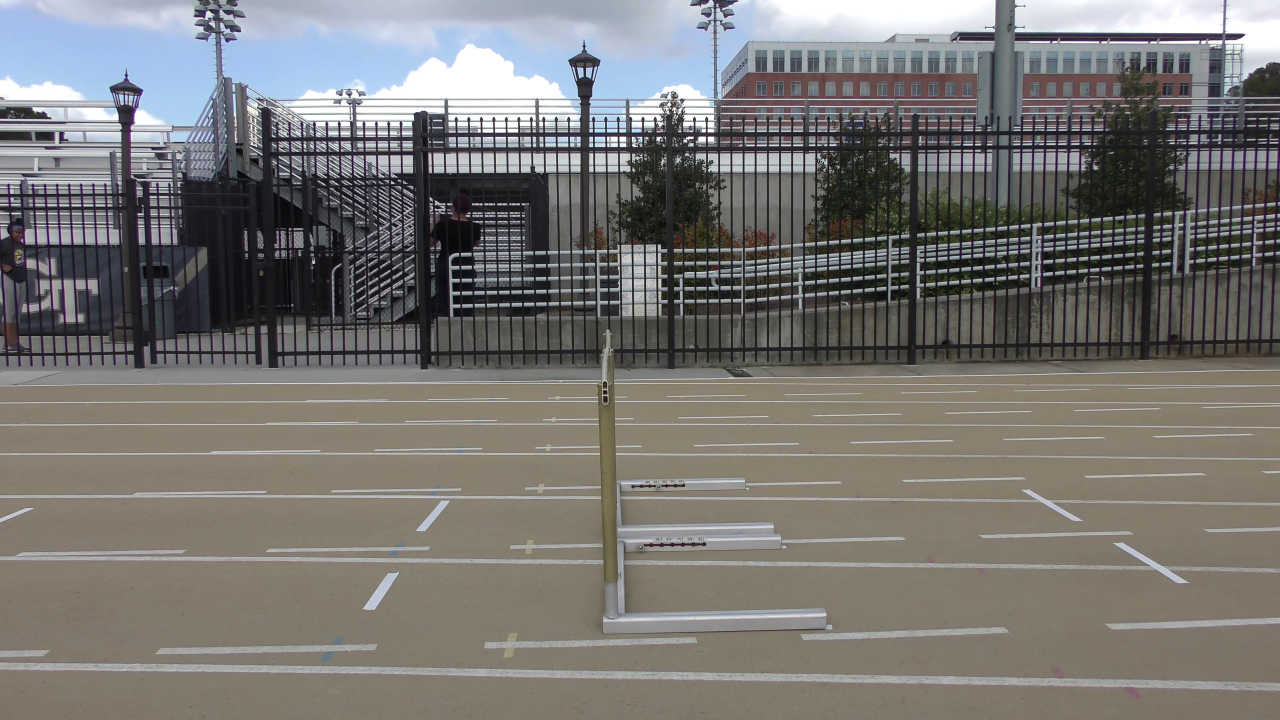
#> input picture sample_videos/screen_1_2160x3840px.jpg, 3840 x 2160 px (shown at 1/3 size)
$ python morphology_rect.py
#> lines starting #> are read from the running program, lines starting #| are printed output that depends on the picture; after the words box and inside, x2 and y2 are one past the last pixel; in counts of white or black regions, pixels touching at a corner belong together
import cv2
import numpy as np

# read image
img = cv2.imread("../sample_videos/screen_1_2160x3840px.jpg")
#> img is the input picture: shape (2160, 3840, 3); mean B, G, R 115.5, 118.3, 120.4

# convert img to grayscale
gray = cv2.cvtColor(img, cv2.COLOR_BGR2GRAY)
gray = 255-gray
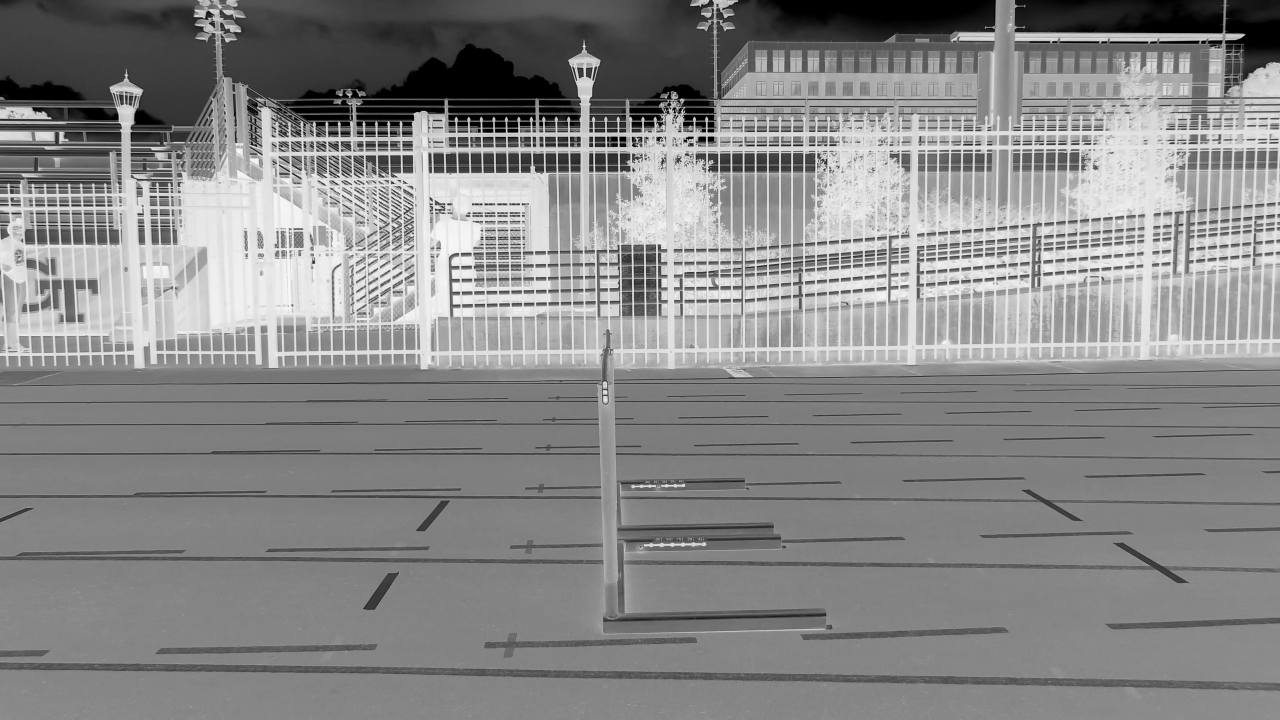
#> gray: shape (2160, 3840) (shown at 1/3 size); min 0, max 255, mean 136.4

# blur image
blur = cv2.GaussianBlur(gray, (3,3), 0)

# do adaptive threshold on gray image
thresh = cv2.adaptiveThreshold(blur, 255, cv2.ADAPTIVE_THRESH_MEAN_C, cv2.THRESH_BINARY, 75, 2)
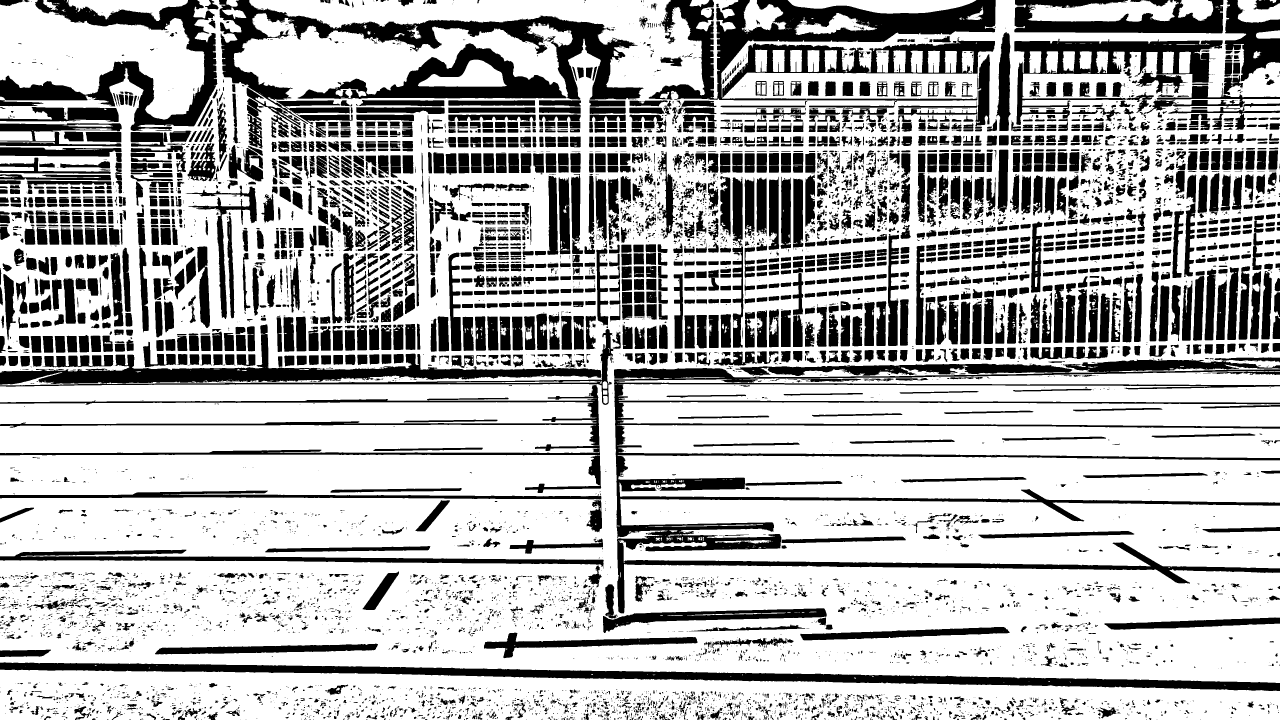
#> thresh: shape (2160, 3840) (shown at 1/3 size); 69.9% white; 8232 black regions (4643 under 20 px), largest, box (x1, y1, x2, y2) and area: (1842, 1072, 3840, 1840) 175148, (1946, 0, 2987, 323) 128578, (0, 1987, 3840, 2073) 87317
thresh = 255-thresh

# apply morphology
kernel = np.ones((5,5), np.uint8)
rect = cv2.morphologyEx(thresh, cv2.MORPH_OPEN, kernel)
#> rect: shape (2160, 3840); 27.1% white; 3133 white regions (6 under 20 px), largest, box (x1, y1, x2, y2) and area: (0, 1987, 3840, 2073) 87020, (2149, 0, 2987, 300) 67528, (0, 974, 1803, 1154) 62273
rect = cv2.morphologyEx(rect, cv2.MORPH_CLOSE, kernel)
#> rect: shape (2160, 3840); 27.9% white; 1939 white regions (5 under 20 px), largest, box (x1, y1, x2, y2) and area: (1842, 1104, 3840, 1840) 131508, (657, 0, 1924, 544) 110336, (0, 1987, 3840, 2073) 87353

# thin
kernel = np.ones((5,5), np.uint8)
rect = cv2.morphologyEx(rect, cv2.MORPH_ERODE, kernel)
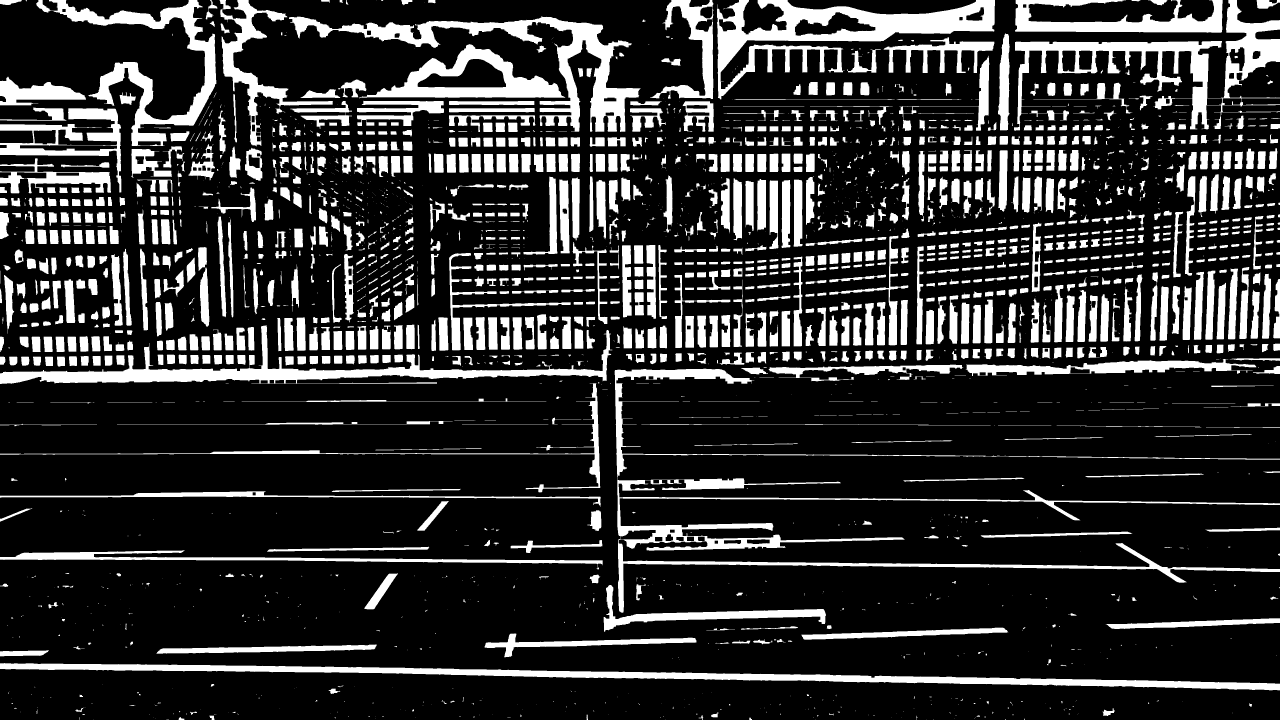
#> rect: shape (2160, 3840) (shown at 1/3 size); 19.6% white; 2363 white regions (933 under 20 px)

# get largest contour
contours = cv2.findContours(rect, cv2.RETR_EXTERNAL, cv2.CHAIN_APPROX_SIMPLE)
#> contours = 2362 contours, 1130 with area under 20; largest, box (x1, y1, x2, y2) and area: (1844, 1106, 3840, 1838) 82132, (2151, 0, 2985, 298) 79317, (3042, 0, 3840, 392) 69756, (0, 1989, 3840, 2071) 67410, (867, 49, 1922, 396) 61526
contours = contours[0] if len(contours) == 2 else contours[1]
for c in contours:
    area_thresh = 0
    area = cv2.contourArea(c)
    if area > area_thresh:
        area = area_thresh
        big_contour = c
#> this loop made 2362 passes
#> big_contour on passes 6, 17, 28, 32, 39, 51, 53, 56, 57, 61, 69, 77: [[3015, 2158], [3015, 2159], [3017, 2159], [3016, 2158]], [[237, 2153], [237, 2159], [237, 2155], [239, 2153]], [[1147, 2149], [1147, 2150], [1150, 2150], [1150, 2149]], [[1379, 2148], [1379, 2150], [1380, 2150], [1380, 2148]], [[2621, 2145], [2621, 2147], [2622, 2147], [2622, 2145]], [[3039, 2142], [3037, 2144], [3038, 2145], [3039, 2145]], [[3206, 2141], [3206, 2142], [3209, 2142], [3209, 2141]], [[2089, 2141], [2089, 2143], [2091, 2143], [2091, 2141]], [[519, 2141], [520, 2142], [521, 2141]], [[559, 2140], [558, 2141], [558, 2143], [559, 2142]], [[2300, 2135], [2300, 2136], [2299, 2137], [2300, 2137]], [[538, 2133], [537, 2134], [537, 2136], [540, 2133]]
#> c on passes 1, 2, 3, 4, 5, 7: [[2780, 2159]], [[2446, 2159]], [[1997, 2159]], [[499, 2159], [506, 2159]], [[279, 2159]], [[2801, 2158], [2801, 2159]]
#> after the loop, big_contour = contour of 31 points, box (x1, y1, x2, y2) (0, 0, 65, 15), area 625

# get rotated rectangle from contour
rot_rect = cv2.minAreaRect(big_contour)
#> rot_rect = ((32, 7), (14, 64), -90)
box = cv2.boxPoints(rot_rect)
#> box = [[64, 14], [-4.29e-16, 14], [0, 0], [64, 0]]
box = np.int0(box)
#> box = [[64, 14], [0, 14], [0, 0], [64, 0]]
for p in box:
    pt = (p[0],p[1])
    print(pt)
#> this loop made 4 passes
#| (64, 14)
#| (0, 14)
#| (0, 0)
#| (64, 0)

# draw rotated rectangle on copy of img
rot_bbox = img.copy()
cv2.drawContours(rot_bbox,[box],0,(0,0,255),2)

# write img with red rotated bounding box to disk

cv2.imshow('THRESHOLD',  cv2.resize(thresh, (1920, 1080)))
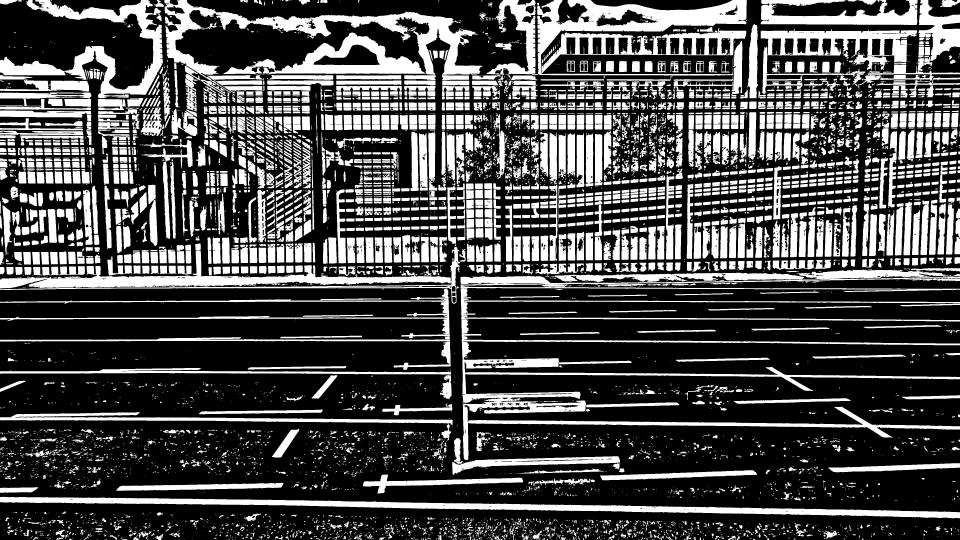
#> window 'THRESHOLD': shape (1080, 1920) (shown at 1/2 size); min 0, max 255, mean 76.7
cv2.imshow('RECT',  cv2.resize(rect, (1920, 1080)))
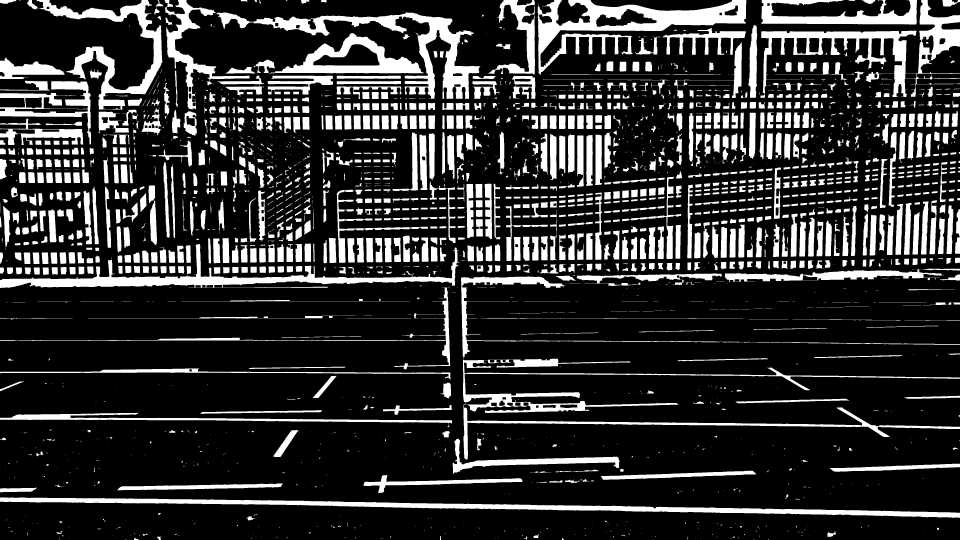
#> window 'RECT': shape (1080, 1920) (shown at 1/2 size); min 0, max 255, mean 50.1
cv2.imshow('BBOX',  cv2.resize(rot_bbox, (1920, 1080)))

# [9 lines of commented-out code are left out]


cv2.waitKey(0)

$ run again, with sample_videos/screen_2_2160x3840px.jpg copied over sample_videos/screen_1_2160x3840px.jpg
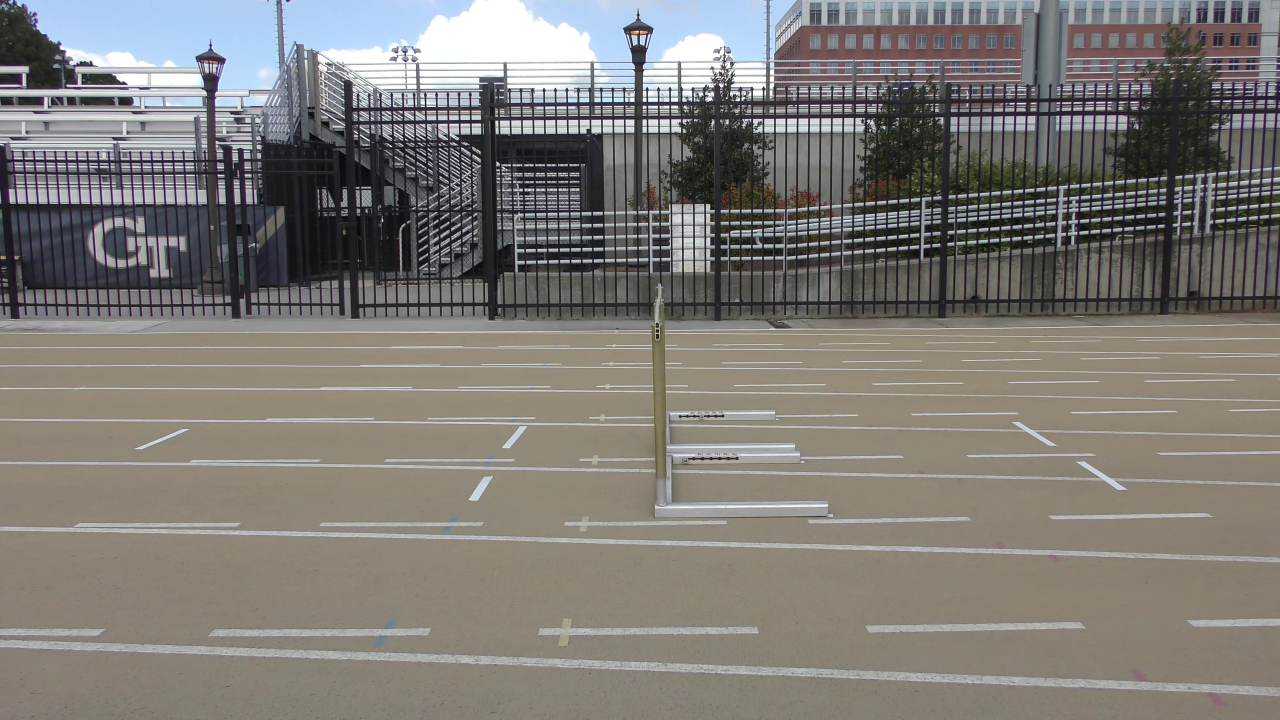
#> input picture sample_videos/screen_2_2160x3840px.jpg, 3840 x 2160 px (shown at 1/3 size)
#> img is the input picture: shape (2160, 3840, 3); mean B, G, R 119.2, 123.9, 126.8
#> `thresh = cv2.adaptiveThreshold(blur, 255, cv2.ADAPTIVE_THRESH_MEAN_C, ..`:
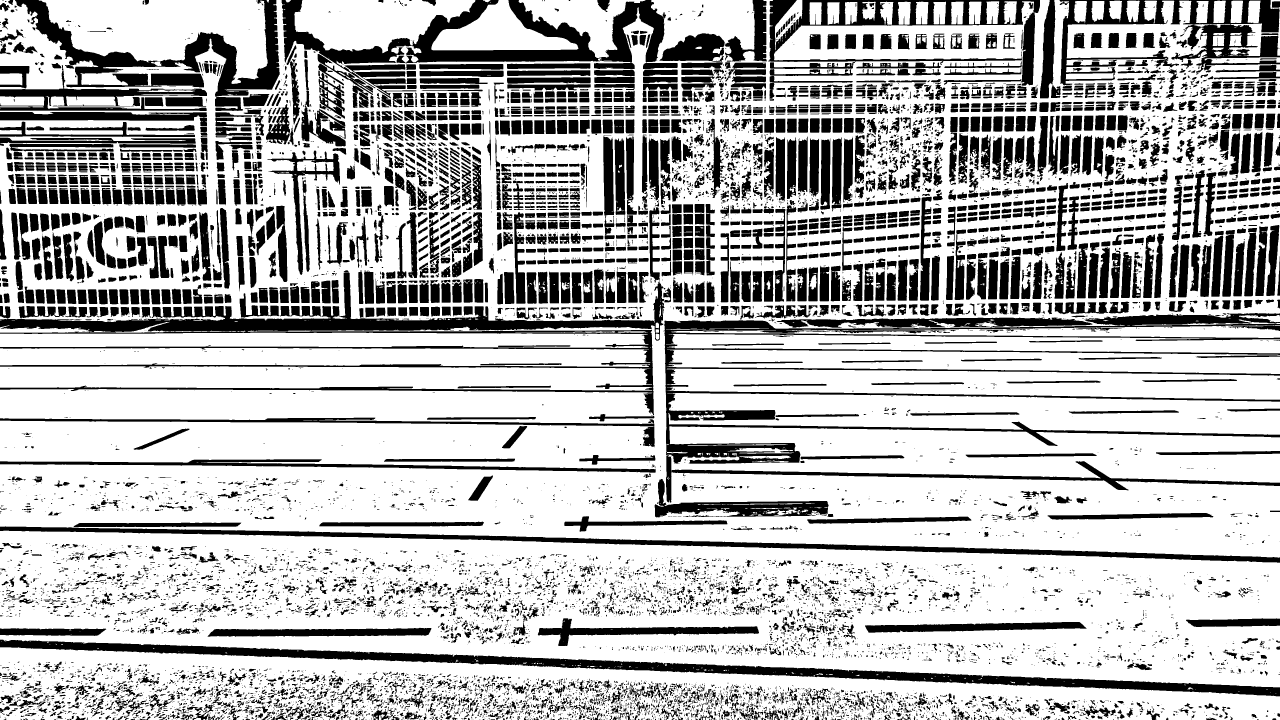
#> thresh: shape (2160, 3840) (shown at 1/3 size); 71.4% white; 11669 black regions (6980 under 20 px), largest, box (x1, y1, x2, y2) and area: (0, 817, 1994, 1246) 124065, (1993, 939, 3840, 1391) 110859, (0, 1919, 3840, 2089) 92097
#> contours = 2635 contours, 1452 with area under 20; largest, box (x1, y1, x2, y2) and area: (0, 0, 837, 478) 108172, (0, 1921, 3840, 2087) 72463, (0, 813, 2011, 1238) 68045, (1966, 960, 3840, 1550) 59050, (0, 1570, 3840, 1686) 38256
#> the loop `for c in contours:` made 2635 passes
#> big_contour on passes 9, 10, 11, 14, 15, 16, 19: [[3188, 2158], [3188, 2159], [3189, 2159], [3189, 2158]], [[2336, 2158], [2336, 2159], [2337, 2159], [2337, 2158]], [[2099, 2158], [2099, 2159], [2100, 2159], [2100, 2158]], [[852, 2158], [852, 2159], [854, 2159], [853, 2159]], [[791, 2158], [790, 2159], [789, 2159], [791, 2159]], [[741, 2158], [740, 2159], [743, 2159], [742, 2159]], [[3502, 2157], [3501, 2158], [3501, 2159], [3502, 2159]]
#> after the loop `for c in contours:`: big_contour = contour of 15 points, box (x1, y1, x2, y2) (28, 0, 37, 10), area 52
#> rot_rect = ((32, 4), (9.41, 7.45), -78.69)
#> `box = cv2.boxPoints(rot_rect)`: box = [[34.73, 9.35], [27.42, 7.88], [29.27, -1.35], [36.58, 0.115]]
#> `box = np.int0(box)`: box = [[34, 9], [27, 7], [29, -1], [36, 0]]
#> the loop `for p in box:` made 4 passes
#> (printed output is left out)
#> `cv2.imshow('RECT',  cv2.resize(rect, (1920, 1080)))`:
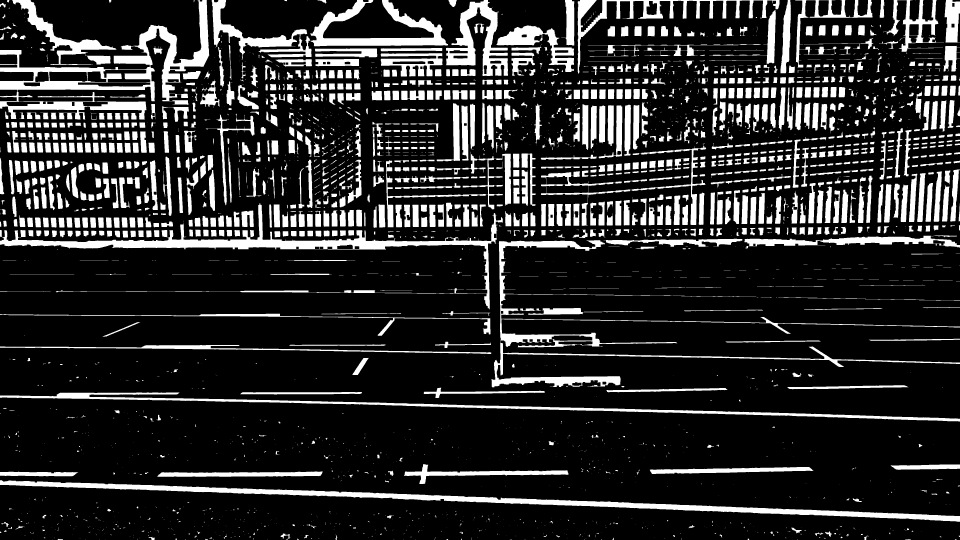
#> window 'RECT': shape (1080, 1920) (shown at 1/2 size); min 0, max 255, mean 43.8
